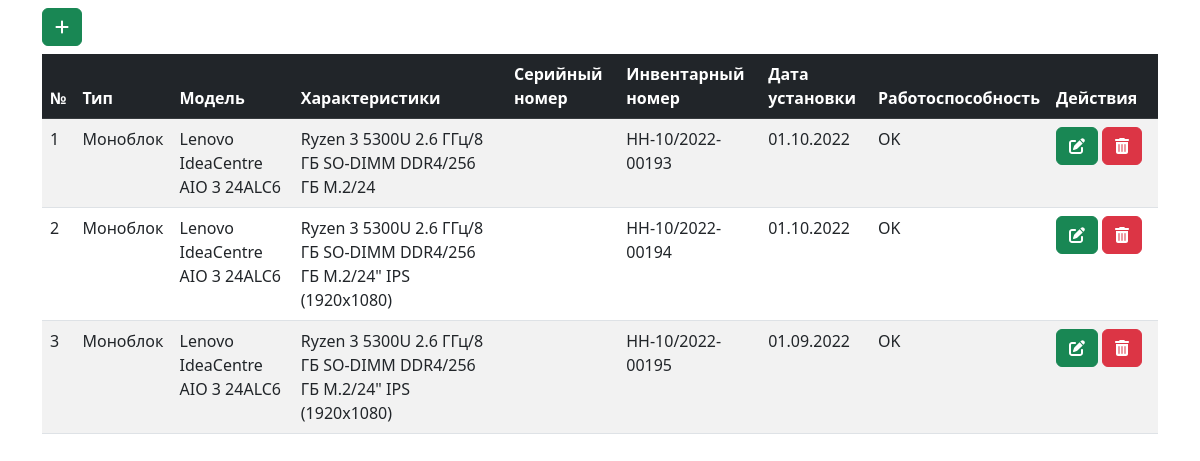
The page / on the database its author committed.
### tables this page shows
CREATE TABLE "devices" (
	"id"	INTEGER,
	"type"	TEXT NOT NULL,
	"model"	TEXT NOT NULL,
	"specification"	TEXT,
	"sn"	TEXT,
	"inventory_number"	TEXT,
	"install_date"	NUMERIC,
	"workable"	TEXT,
	"is_deleted"	INTEGER DEFAULT 0,
	PRIMARY KEY("id" AUTOINCREMENT)
);

### foo.php (called while the page is built, shortened)
<?php
global $pdo;
$sql = $pdo->prepare("SELECT * FROM devices WHERE is_deleted = 0");
$sql->execute();
$result = $sql->fetchAll(PDO::FETCH_OBJ);

### index.php (the view, shortened to what this page needs)
<?php include 'foo.php' ?>
<!doctype html>
<html lang="en">
<head>
    <link href="https://cdn.jsdelivr.net/npm/bootstrap@5.2.3/dist/css/bootstrap.min.css" rel="stylesheet">
    <link rel="stylesheet" href="https://cdnjs.cloudflare.com/ajax/libs/font-awesome/6.3.0/css/all.min.css" />
</head>
<body>
<div class="container">
    <div class="row">
        <div class="col-12">
            <button class="btn btn-success mt-2" data-bs-toggle="modal" data-bs-target="#create">
                <i class="fa fa-plus"></i>
            </button>
            <table class="table table-striped table-hover mt-2">
                <thead class="table-dark">
                <th>№</th>
                <th>Тип</th>
                <th>Модель</th>
                <th>Характеристики</th>
                <th>Серийный номер</th>
                <th>Инвентарный номер</th>
                <th>Дата установки</th>
                <th>Работоспособность</th>
                <th style="min-width: 110px;">Действия</th>
                </thead>
                <tbody>
                <?php foreach ($result as $res) { ?>
                    <tr>
                        <td><?=$res->id ?></td>
                        <td><?=$res->type ?></td>
                        <td><?=$res->model ?></td>
                        <td><?=$res->specification ?></td>
                        <td><?=$res->sn ?></td>
                        <td><?=$res->inventory_number ?></td>
                        <td><?=$res->install_date ?></td>
                        <td><?=$res->workable ?></td>
                        <td>
                            <a href="?id=<?=$res->id ?>" class="btn btn-success"
                               data-bs-toggle="modal" data-bs-target="#edit<?=$res->id?>">
                                <i class="fa fa-edit"></i>
                            </a>
                            <a href="" class="btn btn-danger" data-bs-toggle="modal" data-bs-target="#delete<?=$res->id?>">
                                <i class="fa fa-trash-alt"></i>
                            </a>
                        </td>
                    </tr>
                <?php } ?>
                </tbody>
            </table>
        </div>
    </div>
</div>
</body>
</html>
</html>

### rows shown on the page
devices: id "1", type "Моноблок", model "Lenovo IdeaCentre AIO 3 24ALC6", specification "Ryzen 3 5300U 2.6 ГГц/8 ГБ SO-DIMM DDR4/256 ГБ M.2/24", inventory_number "НН-10/2022-00193", install_date "01.10.2022", workable "OK"
devices: id "2", type "Моноблок", model "Lenovo IdeaCentre AIO 3 24ALC6", specification "Ryzen 3 5300U 2.6 ГГц/8 ГБ SO-DIMM DDR4/256 ГБ M.2/24\" IPS (1920x1080)", inventory_number "НН-10/2022-00194", install_date "01.10.2022", workable "OK"
devices: id "3", type "Моноблок", model "Lenovo IdeaCentre AIO 3 24ALC6", specification "Ryzen 3 5300U 2.6 ГГц/8 ГБ SO-DIMM DDR4/256 ГБ M.2/24\" IPS (1920x1080)", inventory_number "НН-10/2022-00195", install_date "01.09.2022", workable "OK"
